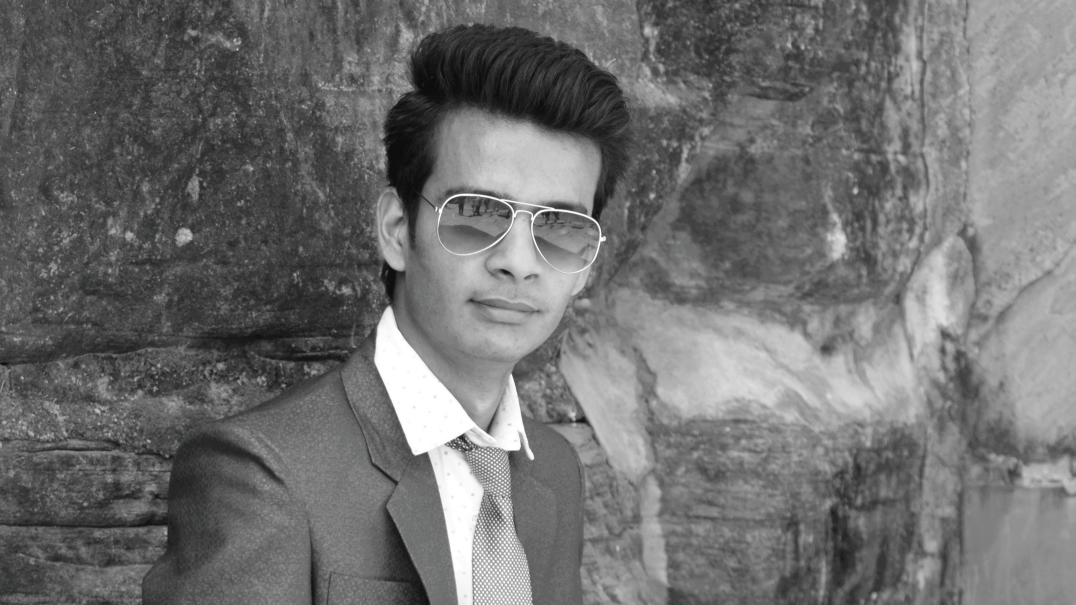
#> input picture 1.jpg, 3226 x 1814 px (shown at 1/3 size); its folder holds only this picture in this run
$ python Face_detect.py
#> lines starting #> are read from the running program, lines starting #| are printed output that depends on the picture
import cv2
import glob

face_cascade=cv2.CascadeClassifier("haarcascade_frontalface_default.xml")

images=glob.glob("*.jpg")

for image in images:
    img=cv2.imread(image)
#> img is the input picture: shape (1814, 3226, 3); mean B, G, R 112, 112.1, 112
    gray_img=cv2.cvtColor(img,cv2.COLOR_BGR2GRAY)

    faces=face_cascade.detectMultiScale(gray_img,
    scaleFactor=1.9,
    minNeighbors=5)
#> faces = [[1244, 467, 594, 594]]

    for x,y,w,h in faces:
        img=cv2.rectangle(img,(x,y),(x+w,y+h),(255,0,0),15)
#> this loop made 1 pass

    img=cv2.resize(img,(int(img.shape[1]/3),int(img.shape[0]/3)))
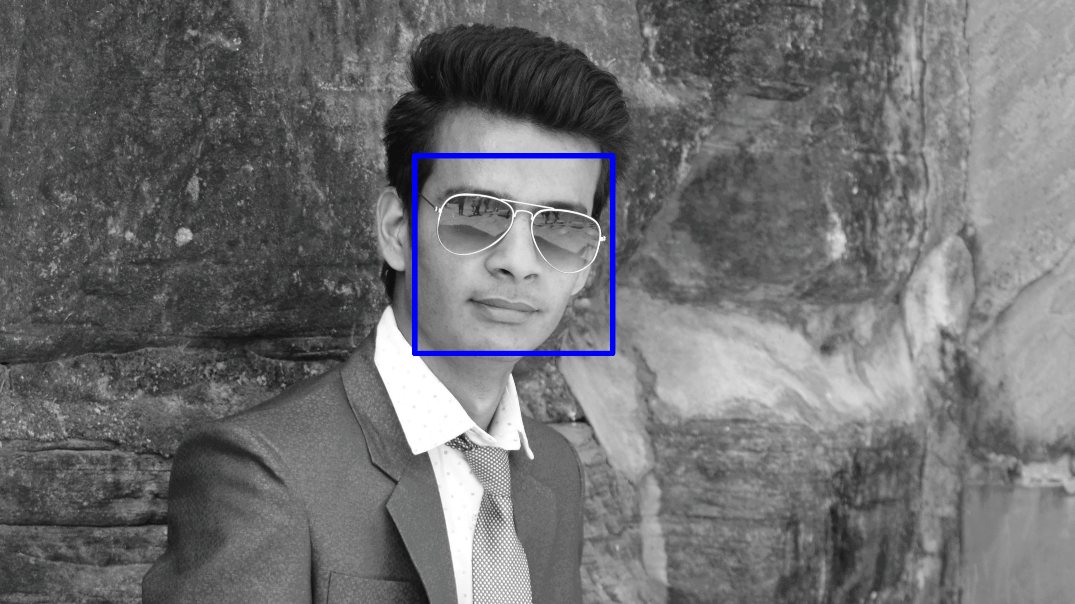
#> img: shape (604, 1075, 3); mean B, G, R 112.8, 111.2, 111.1
    cv2.imshow("Image",img)
    cv2.waitKey(0)
    cv2.destroyAllWindows()
#cv2.imwrite("resized_"+image,re)
